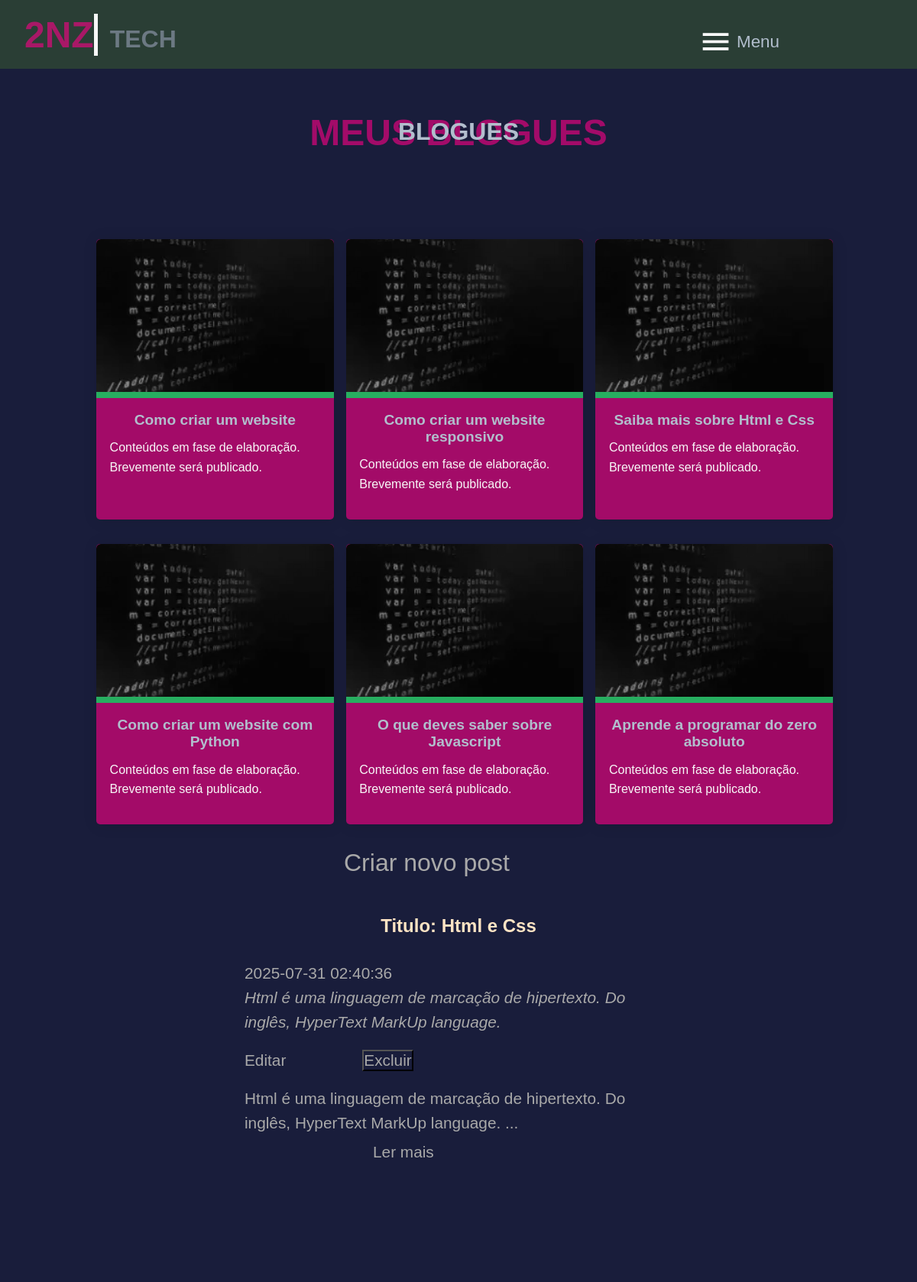
Page /blog on the committed database.
### tables this page shows
CREATE TABLE blogue(
                   id INTEGER PRIMARY KEY AUTOINCREMENT,
                   titulo TEXT NOT NULL,
                   conteudo TEXT NOT NULL,
                   data_post DATETIME DEFAULT CURRENT_TIMESTAMP
                   );

### src/app.py (the view)
@app.route("/blog")
def blog():
    conn = database.connectar()
    cursor = conn.cursor()
    cursor.execute("SELECT * FROM blogue ORDER BY data_post DESC")
    posts = cursor.fetchall()
    print('Posts enviados; ', posts)
    conn.close()
    return render_template('blog.html', posts = posts)

### database.py (called while the page is built)
def connectar():
    return sqlite3.connect(DB_PATH)

### src/templates/blog.html (shortened to what this page needs)
<!DOCTYPE html>
<html lang="en">
<head>
</head>
<body>
   {% extends 'template.html' %}
   {% block content %}
<section>
   <div class="blog-content">
      <div class="main-title">
         <h2 class="title-about">Blogues <span class="big-text">Meus Blogues</span></h2>
      </div>
      <div class="blogs">
         <div class="blog">
            <img src="{{ url_for('static', filename='images/portF.webp') }}" alt="">
            <div class="blog-text">
               <h4>Como criar um website</h4>
               <p>Conteúdos em fase de elaboração. Brevemente será publicado.</p>
            </div>
         </div>
         <div class="blog">
            <img src="{{ url_for('static', filename='images/portF.webp') }}" alt="">
            <div class="blog-text">
               <h4>Como criar um website responsivo</h4>
               <p>Conteúdos em fase de elaboração. Brevemente será publicado.</p>
            </div>
         </div>
         <div class="blog">
            <img src="{{ url_for('static', filename='images/portF.webp') }}" alt="">
            <div class="blog-text">
               <h4>Saiba mais sobre Html e Css</h4>
               <p>Conteúdos em fase de elaboração. Brevemente será publicado.</p>
            </div>
         </div>
         <div class="blog">
            <img src="{{ url_for('static', filename='images/portF.webp') }}" alt="">
            <div class="blog-text">
               <h4>Como criar um website com Python</h4>
              <p>Conteúdos em fase de elaboração. Brevemente será publicado.</p>
            </div>
         </div>
         <div class="blog">
            <img src="{{ url_for('static', filename='images/portF.webp') }}" alt="">
            <div class="blog-text">
               <h4>O que deves saber sobre Javascript</h4>
              <p>Conteúdos em fase de elaboração. Brevemente será publicado.</p>
            </div>
         </div>
         <div class="blog">
            <img src="{{ url_for('static', filename='images/portF.webp') }}" alt="">
            <div class="blog-text">
               <h4>Aprende a programar do zero absoluto</h4>
            <p>Conteúdos em fase de elaboração. Brevemente será publicado.</p>
            </div>
         </div>
      </div>
</section>
<section>
         <div class="criar-post"><a href="/blog/novo">Criar novo post</a></div>
              {% for post in posts %}
            <div class="posts-card">
                  <h2>Titulo: {{ post[1] }}</h2>
                  <p>{{ post[3] }}</p>
                  <p><em>{{ post[2] }}</em></p>
                  <div class="editar-excluir">
                     <a href="{{ url_for('editar_post', id=post[0]) }}">Editar</a>
                     <form action="{{ url_for('excluir_post', id=post[0]) }}" method="POST" style="display:inline;">
                     <button type="submit" onclick="return confirm('Tem certeza?')">
                        Excluir
                     </button>
                     </form>
                  </div>
                    <div class="ler-mais">
                     <p>{{ post[2][:150] }}...</p>
                     <a href="{{ url_for('ver_post', id=post[0]) }}">Ler mais</a>
                  </div>
            </div>
      {% else %}
      <p>Nenhum post publicado.</p>
      {% endfor %}
      </section>
{% endblock %}

### src/templates/template.html (shortened to what this page needs)
<!DOCTYPE html>
<html lang="en">
<head>
    <link rel="stylesheet" href="{{ url_for('static', filename='css/style.css') }}">
    <link rel="stylesheet" href="{{ url_for('static', filename='css/home.css') }}">
    <link rel="stylesheet" href="{{ url_for('static', filename='css/about.css') }}">
    <link rel="stylesheet" href="{{ url_for('static', filename='css/portfolio.css') }}">
    <link rel="stylesheet" href="{{ url_for('static', filename='css/blog.css') }}">
    <link rel="stylesheet" href="{{ url_for('static', filename='css/contacts.css') }}">
    <link rel="stylesheet" href="{{ url_for('static', filename='css/depoimento.css') }}">
    <link rel="stylesheet" href="{{ url_for('static', filename='css/depoimentoDeixado.css') }}">
    <link rel="stylesheet" href="{{ url_for('static', filename='css/admin.css') }}">
    <link rel="stylesheet" href="{{ url_for('static', filename='css/contactos_recebidos.css') }}">
    <link rel="stylesheet" href="{{ url_for('static', filename='css/login.css') }}">
    <link rel="stylesheet" href="{{ url_for('static', filename='css/animacoes.css') }}">
    <link rel="stylesheet" href="{{ url_for('static', filename='css/novo_post.css') }}">
    <link rel="stylesheet" href="{{ url_for('static', filename='css/ver_post.css') }}">
    <link rel="stylesheet" href="{{ url_for('static', filename='css/editar_post.css') }}">
  </head>
<body class="main-content">
    <header >
        <div class="logo-container">
            <h1 class="logo">
            <a href="{{ url_for('home') }}">2NZ</a><span>Tech</span>
                </h1>
        </div>
    </header>
    <div>
    <div class="navbar">
        <nav class="dropdown">
            <div class="dropbtn">
                <img src="{{ url_for( 'static', filename='images/icon-menu.png' ) }}" alt="Menu">
                <span class="navbar-menu">Menu</span>
            </div>
        </nav>
    </div>
    <footer>
        <p>2NZ<span class="span">tech </span>&copy; todos direitos reservados</p>
    </footer>
    {% block content %}
    {% endblock %}
</body>
</html>

### src/static/css/style.css (style rules this page uses)
* { margin: 0; padding: 0; box-sizing: border-box; }
html, body { max-width: 100%; overflow-x: hidden; }
:root { --color-primary: #191d3b; --color-secondary: #27AE60; --color-white: #fff; --color-black: #000; --color-third: #020; --color-forth: #f089; --color-grey0: #dbe1e8; --color-grey1: #b2becd; --color-grey2: #6c7983; --color-grey0: #f8f8f8; --color-grey4: #454e56; --color-grey5: #2a3e35; --color-grey6: #121813; --br-5m: 4px; }
body { background-color: var(--color-primary); color: var(--color-white); transition: all ease-in-out; font-family: Arial, Helvetica, sans-serif; position: relative; z-index: -1; }
a { display: inline-block; text-decoration: none; font-family: inherit; }
header { width: 100%; color: var(--color-white); overflow: hidden; background-color: var(--color-grey5); display: flex; align-items: center; justify-content: space-between; height: 90px; position: fixed; top: 0; z-index: 9; }
.logo-container { display: flex; flex-direction: column; }
.logo { margin: 0 0 0 2rem; font-size: 2rem; }
.logo a { color: var(--color-forth); font-size: 3rem; border-right: 5px solid var(--color-grey0); }
.logo span { text-transform: uppercase; color: var(--color-grey2); margin-left: 1rem; }
.navbar { position: fixed; top: 8; right: 15%; z-index: 1000; }
.dropdown { position: relative; display: inline-block; }
footer { color: var(--color-white); background-color: var(--color-grey5); height: 90px; width: 100%; position: absolute; top: 100%; }
footer p { text-align: center; font-size: 1.4rem; margin-top: 3%; }
footer span { text-transform: uppercase; color: var(--color-grey2); }

### src/static/css/blog.css (style rules this page uses)
.main-title h2 { position: relative; text-transform: uppercase; font-size: 3rem; font-weight: 700px; margin: 2rem; color: var(--color-grey1); }

### src/static/css/contactos_recebidos.css (style rules this page uses)
h1 { text-align: center; color: #ffe4c4; margin: 20px; }

### rows in the picture
blogue: titulo "Html e Css", data_post "2025-07-31 02:40:36", conteudo "Html é uma linguagem de marcação de hipertexto. Do inglês, HyperText MarkUp language."
